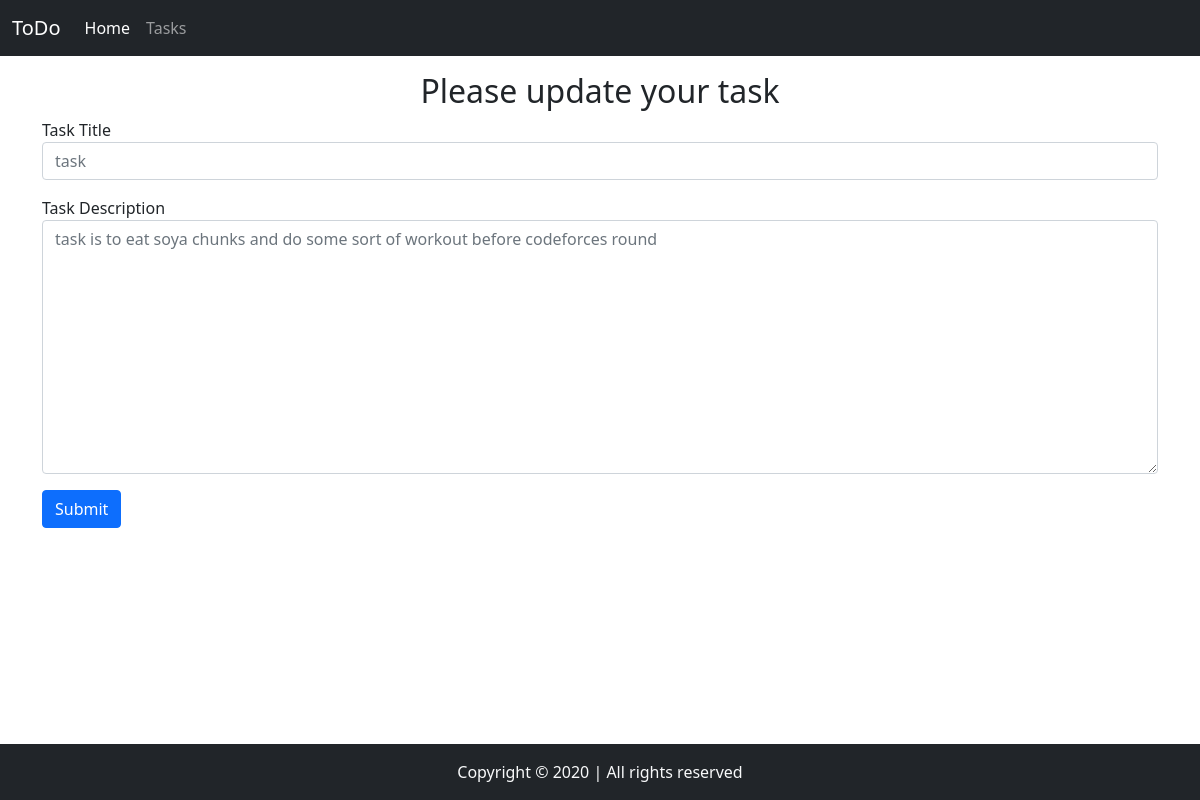
Screenshot of /Update_contact/6/ with the database file from the repository.
### home/models.py (models this page shows, shortened)
class Task(models.Model):
    user = models.ForeignKey(User, on_delete=models.CASCADE,related_name="Task", null=True)
    taskTitle = models.CharField(max_length=50)
    taskDesc = models.TextField()
    time = models.DateTimeField(auto_now_add=True)

### home/views.py (the view, shortened to what this page needs)
# urls.py: path("Update_contact/<str:pk>/", views.Update_contact, name="Update_contact"),
def Update_contact(request, pk):
    curr_contact = Task.objects.get(id = pk)
    print(curr_contact.taskDesc)
    context = {"sayid": curr_contact.id, "saytitle" : curr_contact.taskTitle , "saydesc": curr_contact.taskDesc}
    return render(request, 'newupdate.html',context)

### templates/newupdate.html (shortened to what this page needs)
<!doctype html>
<html lang="en">
  <head>
    <link href="https://cdn.jsdelivr.net/npm/bootstrap@5.0.0-beta3/dist/css/bootstrap.min.css" rel="stylesheet">
  </head>
  <body>
    <nav class="navbar navbar-expand-lg navbar-dark bg-dark">
      <div class="container-fluid">
        <a class="navbar-brand" href="/">ToDo</a>
        <div class="collapse navbar-collapse" id="navbarSupportedContent">
          <ul class="navbar-nav me-auto mb-2 mb-lg-0">
            <li class="nav-item">
              <a class="nav-link active" aria-current="page" href="/">Home</a>
            </li>
            <li class="nav-item">
              <a class="nav-link" href="/task">Tasks</a>
            </li>
          </ul>
        </div>
      </div>
    </nav>
    <div class="container my-3">
      <h2 class="text-center">Please update your task</h2>
      <form action="{% url 'Update_contact' sayid  %}" method="POST">
        <div class="mb-3">
          <label for="title">Task Title</label>
          <input type="text" class="form-control" id="title" name = "title" aria-describedby="emailHelp" placeholder = "{{saytitle}}">
        </div>
        <div class="mb-3">
          <label for="desc" >Task Description</label>
          <textarea class="form-control" name = "desc" id="desc" cols="30" rows="10" placeholder = "{{saydesc}}"></textarea>
        </div>
        <button type="submit" class="btn btn-primary">Submit</button>
      </form>
    </div>
    <footer>
    <p class = "text-center bg-dark text-light fixed-bottom my-0 py-3"  >
    Copyright &copy; 2020 | All rights reserved
    </p>
    </footer>
  </body>
</html>

### rows the page displays
Task: title "task", desc "task is to eat soya chunks and do some sort of workout before codeforces round"
